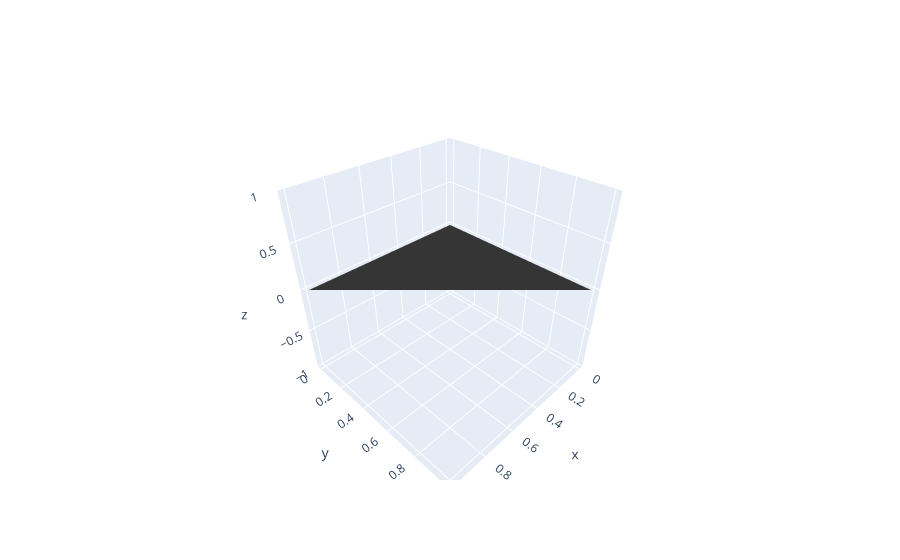

This figure's notebook cell:
### Code cell
import plotly.offline as py
import plotly.graph_objs as go
mesh = go.Mesh3d(x=[0,1,0],y=[0,0,1],z=[0,0,0],i=[0],j=[1],k=[2],flatshading=False,color='#333333')
py.iplot([mesh])

### Figure 1 — Plotly figure (JSON) as saved in the notebook; plotly's stock layout.template omitted (floating-point values rounded to 4 significant figures)
{"data": [{"color": "#333333", "flatshading": false, "i": [0], "j": [1], "k": [2], "type": "mesh3d", "x": [0, 1, 0], "y": [0, 0, 1], "z": [0, 0, 0]}], "layout": {}}
